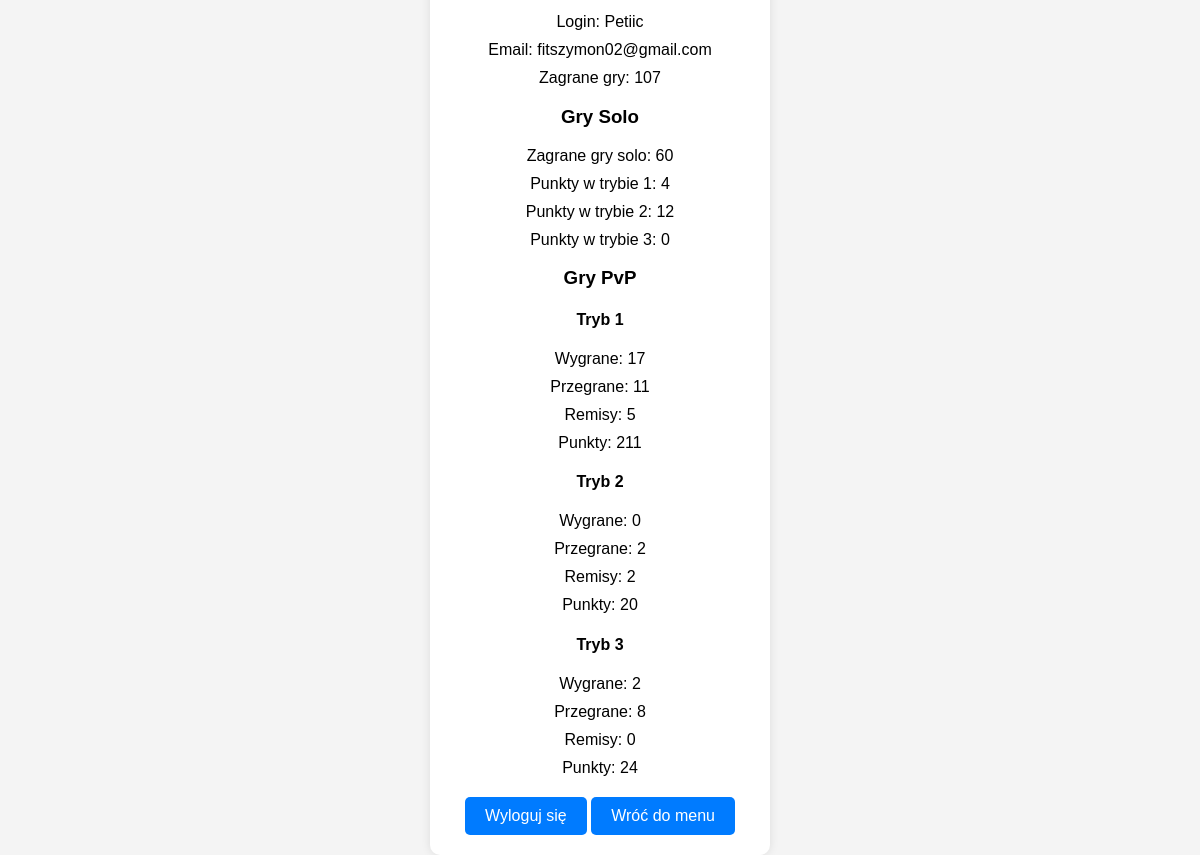
Screenshot of /profile/ (signed in) with the database file from the repository.
### my_quiz_app/python_django/profiles/models.py (models this page shows, shortened)
class UserProfile(models.Model):
    user = models.OneToOneField(settings.AUTH_USER_MODEL, on_delete=models.CASCADE)
    pvp_wins_mode1 = models.IntegerField(default=0)
    pvp_wins_mode2 = models.IntegerField(default=0)
    pvp_wins_mode3 = models.IntegerField(default=0)
    pvp_losses_mode1 = models.IntegerField(default=0)
    pvp_losses_mode2 = models.IntegerField(default=0)
    pvp_losses_mode3 = models.IntegerField(default=0)
    pvp_draws_mode1 = models.IntegerField(default=0)
    pvp_draws_mode2 = models.IntegerField(default=0)
    pvp_draws_mode3 = models.IntegerField(default=0)
    solo_games_played = models.IntegerField(default=0)
    email = models.EmailField()
    solo_points_mode1 = models.IntegerField(default=0)
    solo_points_mode2 = models.IntegerField(default=0)
    solo_points_mode3 = models.IntegerField(default=0)
    pvp_points_mode1 = models.IntegerField(default=0)
    pvp_points_mode2 = models.IntegerField(default=0)
    pvp_points_mode3 = models.IntegerField(default=0)

### my_quiz_app/python_django/profiles/views.py (the view)
# urls.py: path('', views.profile, name='profile'),  # To jest widok HTML
@login_required
def profile(request):
    profile = request.user.userprofile
    total_games = (
        profile.pvp_wins_mode1 + profile.pvp_losses_mode1 + profile.pvp_draws_mode1 +
        profile.pvp_wins_mode2 + profile.pvp_losses_mode2 + profile.pvp_draws_mode2 +
        profile.pvp_wins_mode3 + profile.pvp_losses_mode3 + profile.pvp_draws_mode3 + profile.solo_games_played
    )  # Obliczenie liczby zagranych gier
    return render(request, 'profiles/profile.html', {'profile': profile, 'total_games': total_games})

### my_quiz_app/python_django/profiles/templates/profiles/profile.html (shortened to what this page needs)
<!DOCTYPE html>
<html lang="en">
<head>
</head>
<body>
    <div class="profile-container">
        <p>Login: {{ request.user.username }}</p>
        <p>Email: {{ request.user.email }}</p>
        <p>Zagrane gry: {{ total_games }}</p>
        <h3>Gry Solo</h3>
        <p>Zagrane gry solo: {{ profile.solo_games_played }}</p>
        <p>Punkty w trybie 1: {{ profile.solo_points_mode1 }}</p>
        <p>Punkty w trybie 2: {{ profile.solo_points_mode2 }}</p>
        <p>Punkty w trybie 3: {{ profile.solo_points_mode3 }}</p>
        <h3>Gry PvP</h3>
        <h4>Tryb 1</h4>
        <p>Wygrane: {{ profile.pvp_wins_mode1 }}</p>
        <p>Przegrane: {{ profile.pvp_losses_mode1 }}</p>
        <p>Remisy: {{ profile.pvp_draws_mode1 }}</p>
        <p>Punkty: {{ profile.pvp_points_mode1 }}</p>
        <h4>Tryb 2</h4>
        <p>Wygrane: {{ profile.pvp_wins_mode2 }}</p>
        <p>Przegrane: {{ profile.pvp_losses_mode2 }}</p>
        <p>Remisy: {{ profile.pvp_draws_mode2 }}</p>
        <p>Punkty: {{ profile.pvp_points_mode2 }}</p>
        <h4>Tryb 3</h4>
        <p>Wygrane: {{ profile.pvp_wins_mode3 }}</p>
        <p>Przegrane: {{ profile.pvp_losses_mode3 }}</p>
        <p>Remisy: {{ profile.pvp_draws_mode3 }}</p>
        <p>Punkty: {{ profile.pvp_points_mode3 }}</p>
        <a class="button" href="{% url 'account_logout' %}">Wyloguj się</a>
        <a class="button" href="{% url 'menu' %}">Wróć do menu</a>
    </div>
</body>
</html>

### my_quiz_app/python_django/profiles/templates/profiles/profile.html (style rules this page uses)
body { font-family: Arial, sans-serif; background-color: #f4f4f4; display: flex; justify-content: center; align-items: center; height: 100vh; margin: 0; }
.profile-container { background-color: #fff; padding: 20px; border-radius: 10px; box-shadow: 0 0 10px rgba(0, 0, 0, 0.1); width: 300px; text-align: center; }
.profile-container p { margin: 10px 0; }
.button { display: inline-block; padding: 10px 20px; margin-top: 10px; border-radius: 5px; background-color: #007bff; color: #fff; text-decoration: none; cursor: pointer; }

### rows the page displays
UserProfile: solo_games_played "60", solo_points_mode1 "4", solo_points_mode2 "12", solo_points_mode3 "0", pvp_wins_mode1 "17", pvp_losses_mode1 "11", pvp_draws_mode1 "5", pvp_points_mode1 "211", pvp_wins_mode2 "0", pvp_losses_mode2 "2", pvp_draws_mode2 "2", pvp_points_mode2 "20", pvp_wins_mode3 "2", pvp_losses_mode3 "8", pvp_draws_mode3 "0", pvp_points_mode3 "24"

### other values shown
{{ request.user.username }} "Petiic"
{{ request.user.email }} "fitszymon02@gmail.com"
{{ total_games }} "107"
